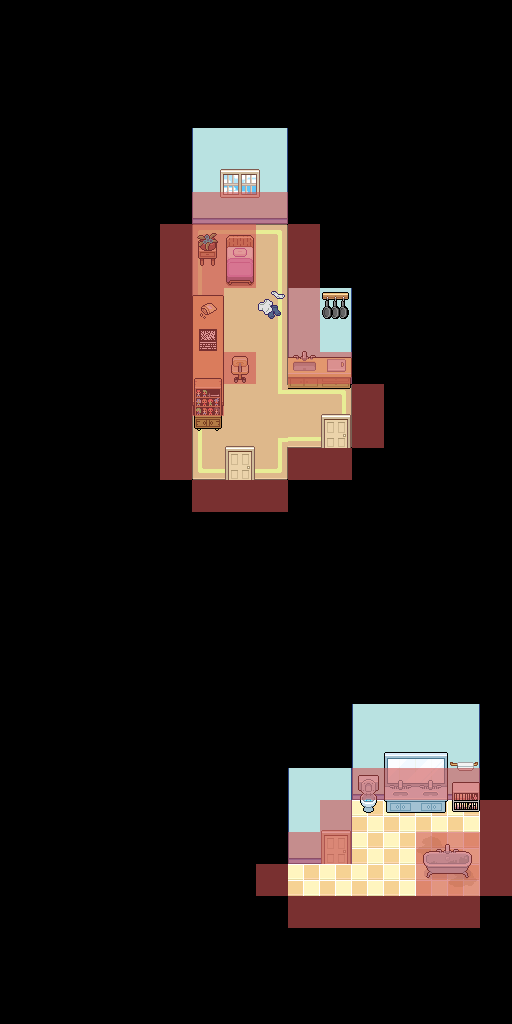

Tiled map render using the project's own tile images. Description and the map definition, with tile-layer contents summarised, below:
An orthogonal 16x32 tile map with 32x32 px tiles, 11 tile layers (Floor, FloorDetail, Walls, Shelf, ...), 1 hidden layer not drawn, 6 tilesets and 9 objects (4x Exit, 3x Warp, 2x Teleport).

<map version="1.9" tiledversion="1.9.2" class="OverworldMap" orientation="orthogonal" renderorder="right-down" width="16" height="32" tilewidth="32" tileheight="32" infinite="0" nextlayerid="16" nextobjectid="17">
 <properties>
  <property name="music" value="vent" />
 </properties>
 <tileset firstgid="1" source="../tileset/terrain.tsx" />
 <tileset firstgid="1025" source="../tileset/FA_InteriorTileset.tsx" />
 <tileset firstgid="2049" source="../tileset/FA_InteriorTileset2.tsx" />
 <tileset firstgid="3073" source="../tileset/whitespace.tsx" />
 <tileset firstgid="3109" source="../tileset/flags.tsx" />
 <tileset firstgid="3133" source="../tileset/DW_VastForest.tsx" />
 <imagelayer id="2" name="Black" class="ScrollImage" visible="0" repeatx="1" repeaty="1">
  <image source="../../img/parallax/SAVE_MENU_BG.png" width="640" height="298" />
  <properties>
   <property name="scrollY" type="float" value="0.3" />
  </properties>
 </imagelayer>
 <layer id="3" name="Floor" width="16" height="32">
  <data>[512 cells, 42 non-empty, 12 distinct tile ids]</data>
 </layer>
 <layer id="11" name="FloorDetail" width="16" height="32">
  <data>[512 cells, 3 non-empty, 2 distinct tile ids]</data>
 </layer>
 <layer id="1" name="Walls" width="16" height="32">
  <data>[512 cells, 33 non-empty, 7 distinct tile ids]</data>
 </layer>
 <layer id="7" name="Shelf" width="16" height="32">
  <data>[512 cells, 2 non-empty, 2 distinct tile ids]</data>
 </layer>
 <layer id="6" name="Bedside" width="16" height="32">
  <data>[512 cells, 2 non-empty, 2 distinct tile ids]</data>
 </layer>
 <layer id="5" name="Bed" width="16" height="32">
  <data>[512 cells, 6 non-empty, 5 distinct tile ids]</data>
 </layer>
 <layer id="8" name="WallDetail" width="16" height="32">
  <data>[512 cells, 23 non-empty, 23 distinct tile ids]</data>
 </layer>
 <layer id="9" name="Kitchen" width="16" height="32">
  <data>[512 cells, 9 non-empty, 9 distinct tile ids]</data>
 </layer>
 <layer id="10" name="FinalDetail" class="ActorAfter" width="16" height="32">
  <properties>
   <property name="actorAfter" type="int" value="0" />
  </properties>
  <data>[512 cells, 4 non-empty, 4 distinct tile ids]</data>
 </layer>
 <layer id="4" name="Door" width="16" height="32">
  <data>[512 cells, 6 non-empty, 2 distinct tile ids]</data>
 </layer>
 <layer id="13" name="Solid" width="16" height="32" opacity="0.59">
  <data>[512 cells, 54 non-empty, 1 distinct tile ids]</data>
 </layer>
 <objectgroup id="14" name="Objects">
  <object id="4" name="Entrance By Toilet" class="Warp" x="352" y="800" width="32" height="32">
   <properties>
    <property name="dir" type="int" propertytype="Direction" value="1" />
    <property name="id" type="int" value="1" />
   </properties>
  </object>
  <object id="5" name="Default Entrance" class="Warp" x="224" y="448" width="32" height="32">
   <properties>
    <property name="dir" type="int" propertytype="Direction" value="0" />
    <property name="id" type="int" value="0" />
   </properties>
  </object>
  <object id="6" name="Entrance By Computer" class="Warp" x="224" y="320" width="32" height="32">
   <properties>
    <property name="dir" type="int" propertytype="Direction" value="3" />
    <property name="id" type="int" value="2" />
   </properties>
  </object>
  <object id="10" name="Exit To Debug 1" class="Exit" x="224" y="224" width="32" height="32">
   <properties>
    <property name="entrance_id" type="int" value="0" />
    <property name="map_name" value="DEBUG" />
    <property name="transition" propertytype="ExitTransition" value="FadeBlack" />
    <property name="type" propertytype="ExitType" value="Click" />
   </properties>
  </object>
  <object id="11" name="Exit To Debug 2" class="Exit" x="224" y="256" width="32" height="32">
   <properties>
    <property name="entrance_id" type="int" value="0" />
    <property name="map_name" value="DEBUG" />
    <property name="transition" propertytype="ExitTransition" value="FadeBlack" />
    <property name="type" propertytype="ExitType" value="Click" />
   </properties>
  </object>
  <object id="9" name="Exit By Toilet" class="Exit" x="352" y="768" width="32" height="32">
   <properties>
    <property name="entrance_id" type="int" value="1" />
    <property name="map_name" value="test-full" />
    <property name="sound" value="overworld/toilet_flush.ogg" />
    <property name="transition" propertytype="ExitTransition" value="FadeBlack" />
    <property name="type" propertytype="ExitType" value="Click" />
   </properties>
  </object>
  <object id="16" name="Exit By Toilet" class="Exit" x="192" y="320" width="32" height="32">
   <properties>
    <property name="entrance_id" type="int" value="2" />
    <property name="map_name" value="whitespace" />
    <property name="sound" value="" />
    <property name="transition" propertytype="ExitTransition" value="FadeBlack" />
    <property name="type" propertytype="ExitType" value="Click" />
   </properties>
  </object>
  <object id="12" name="Teleport To Bathroom" class="Teleport" x="320" y="448" width="32" height="32">
   <properties>
    <property name="dir" type="int" propertytype="Direction" value="1" />
    <property name="relative" type="bool" value="false" />
    <property name="sound" value="overworld/door_enter.ogg" />
    <property name="type" propertytype="ExitType" value="Click" />
    <property name="x" type="int" value="320" />
    <property name="y" type="int" value="864" />
   </properties>
  </object>
  <object id="13" name="Teleport To Bedroom" class="Teleport" x="320" y="832" width="32" height="32">
   <properties>
    <property name="dir" type="int" propertytype="Direction" value="0" />
    <property name="relative" type="bool" value="false" />
    <property name="sound" value="overworld/door_enter.ogg" />
    <property name="type" propertytype="ExitType" value="Click" />
    <property name="x" type="int" value="320" />
    <property name="y" type="int" value="416" />
   </properties>
  </object>
 </objectgroup>
</map>
